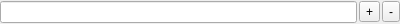
<?xml version="1.0" encoding="UTF-8"?>
<ui version="4.0">
 <class>ArrayEdit</class>
 <widget class="PropertyEdit" name="ArrayEdit">
  <property name="geometry">
   <rect>
    <x>0</x>
    <y>0</y>
    <width>400</width>
    <height>24</height>
   </rect>
  </property>
  <property name="windowTitle">
   <string notr="true"/>
  </property>
  <layout class="QVBoxLayout" name="verticalLayout">
   <property name="spacing">
    <number>2</number>
   </property>
   <property name="leftMargin">
    <number>0</number>
   </property>
   <property name="topMargin">
    <number>0</number>
   </property>
   <property name="rightMargin">
    <number>0</number>
   </property>
   <property name="bottomMargin">
    <number>0</number>
   </property>
   <item>
    <layout class="QHBoxLayout" name="horizontalLayout">
     <item>
      <widget class="QLineEdit" name="lineEdit">
       <property name="sizePolicy">
        <sizepolicy hsizetype="Preferred" vsizetype="Fixed">
         <horstretch>0</horstretch>
         <verstretch>0</verstretch>
        </sizepolicy>
       </property>
      </widget>
     </item>
     <item>
      <widget class="QToolButton" name="addButton">
       <property name="text">
        <string notr="true">+</string>
       </property>
      </widget>
     </item>
     <item>
      <widget class="QToolButton" name="removeButton">
       <property name="text">
        <string notr="true">-</string>
       </property>
      </widget>
     </item>
    </layout>
   </item>
  </layout>
 </widget>
 <customwidgets>
  <customwidget>
   <class>PropertyEdit</class>
   <extends>QWidget</extends>
   <header>editor/propertyedit.h</header>
   <container>1</container>
  </customwidget>
 </customwidgets>
 <resources/>
 <connections/>
</ui>
